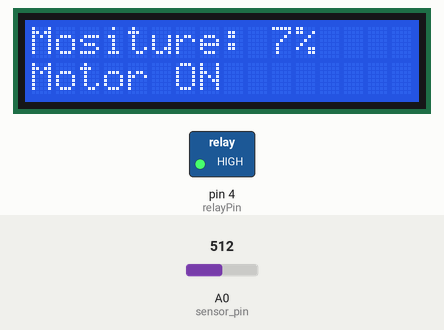
Bench run of a sketch on a simulated Arduino Uno, built with avr-gcc and run on an emulated ATmega328P. On the bench: 16×2 character LCD, switched loads named in the sketch (green lamp = pin HIGH). Inputs (shaded band) come from the test bench; at power-on: A0 (sensor_pin) = 512.

Above: at 1.2 s.
1.3 s: A0 (sensor_pin) set to 306
At 8.8 s:
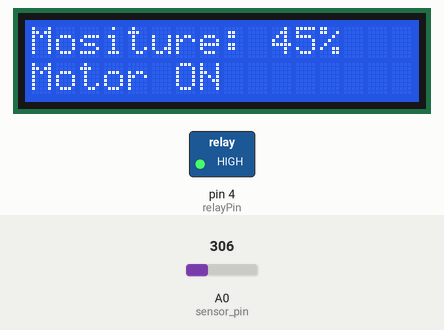
14.1 s: A0 (sensor_pin) set to 122
At 16.6 s:
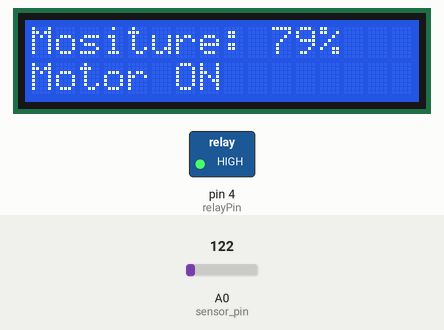
21.6 s: A0 (sensor_pin) set to 0
At 23.2 s:
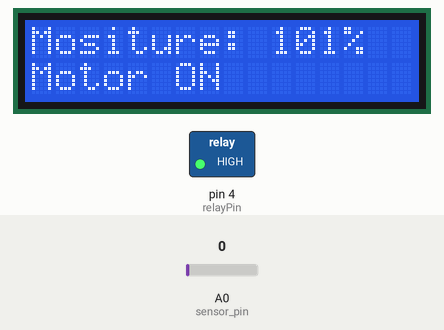
Timing chart, 0 to 31.7 s (numbered marks = the images above; inputs shaded):
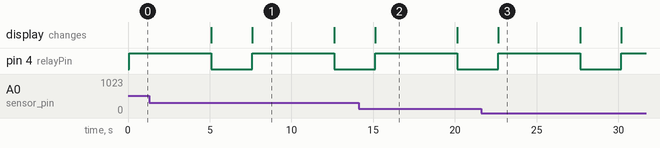

Measured:
- after the input at 1.3 s, the display: first differs from a run without the input after 6.3 s (image 1)
- after the input at 14.1 s, the display: changes after 1.0 s (image 2)
- after the input at 21.6 s, the display: changes after 1.1 s (image 3)
- what the display in image 1 shows lasts 5.0 s, from 7.6 s to 12.6 s

The sketch:

soil_code.ino
```cpp
#include <Wire.h>
#include <LiquidCrystal_I2C.h>
#include <SoftwareSerial.h>
LiquidCrystal_I2C lcd(0x27,16,2);

int sensor_pin = A0;
int output_value ;
int relayPin = 4;

void setup(){
  lcd.init();
  lcd.backlight();
  pinMode(sensor_pin, INPUT);
  pinMode(relayPin, OUTPUT);
}

void loop(){
  output_value= analogRead(sensor_pin);
  output_value = map(output_value,550,10,0,100);
  lcd.setCursor(0,0);
  lcd.print("Mositure: ");
  lcd.print(output_value);
  lcd.print("%");

  lcd.setCursor(0,1);
  if(output_value>0){

  lcd.print("Motor ON");
  digitalWrite(relayPin,HIGH);
  delay(5000);
  lcd.clear();
  digitalWrite(relayPin,LOW);
  }

 else
 {
  digitalWrite(relayPin,LOW);
  lcd.setCursor(0,1);
  lcd.print("Motor OFF");
  lcd.clear();
 }
  delay(2500);

}
```
